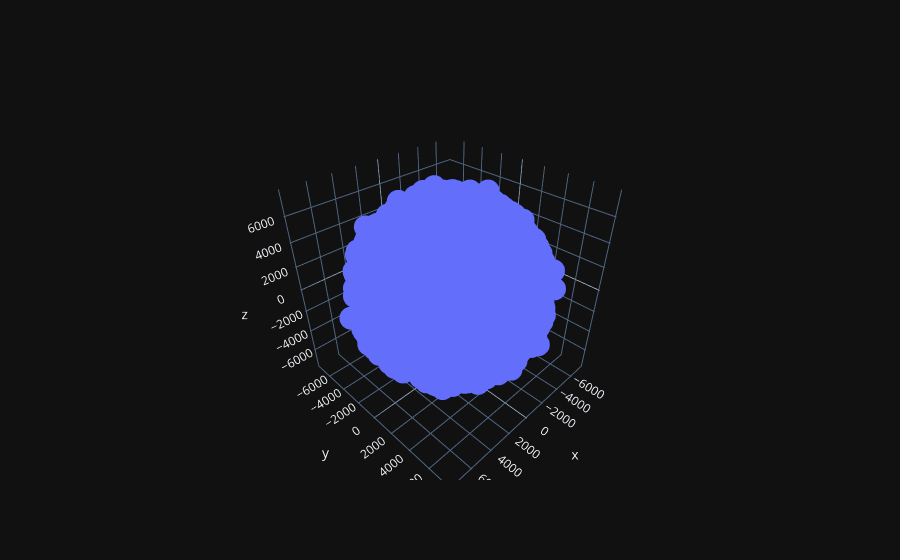
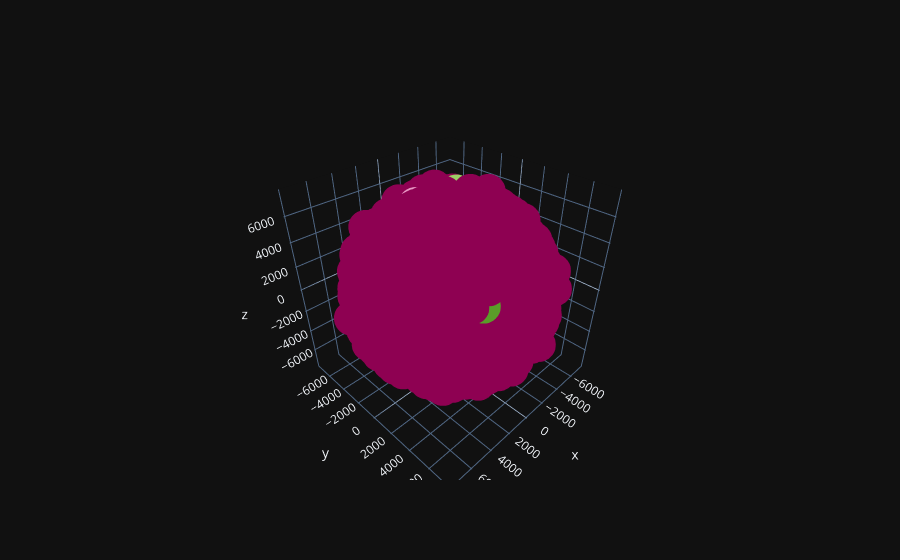

The code cell stored with these charts, in order, in its notebook:
### Code cell
# DBSCAN for cosmos garbage
with open('../Data/cosmos.csv') as f:
        lines = omm.parse_csv(f)
        fields = [field for field in lines]

Cosmos_G = []

for field in fields:
    sat = Satrec()
    satellite = omm.initialize(sat, field)
    jd, fr = xd, xr
    e, r, v = sat.sgp4(jd, fr)
    Cosmos_G.append(r)

data_garbage_cosmos = np.array(Cosmos_G)
data_garbage_cosmos = data_garbage_cosmos[~np.isnan(data_garbage_cosmos).any(axis=1)]

fig = go.Figure(data=[go.Scatter3d(x=data_garbage_cosmos[:,0], y=data_garbage_cosmos[:,1], z=data_garbage_cosmos[:,2],
                                   mode='markers')])
fig.show()


model = DBSCAN(eps=100, min_samples=2)
model.fit_predict(data_garbage_cosmos)
pred = model.fit_predict(data_garbage_cosmos)

fig = go.Figure(data=[go.Scatter3d(x=data_garbage_cosmos[:,0], y=data_garbage_cosmos[:,1], z=data_garbage_cosmos[:,2],
                                   mode='markers', marker={"size":12, "color":pred})])
fig.show()

print("number of cluster found: {}".format(len(set(model.labels_))))
print('cluster for each point: ', model.labels_)

### Figure 1 — Plotly figure (JSON) as saved in the notebook; plotly's stock layout.template omitted (floating-point values rounded to 4 significant figures; data arrays with more than 128 entries replaced by an {"elided": "..."} marker saying what was removed)
{"data": [{"mode": "markers", "x": {"elided": "781 float values"}, "y": {"elided": "781 float values"}, "z": {"elided": "781 float values"}, "type": "scatter3d"}], "layout": {}}

### Figure 2 — Plotly figure (JSON) as saved in the notebook; plotly's stock layout.template omitted (floating-point values rounded to 4 significant figures; data arrays with more than 128 entries replaced by an {"elided": "..."} marker saying what was removed)
{"data": [{"marker": {"color": {"elided": "781 int values"}, "size": 12}, "mode": "markers", "x": {"elided": "781 float values"}, "y": {"elided": "781 float values"}, "z": {"elided": "781 float values"}, "type": "scatter3d"}], "layout": {}}
